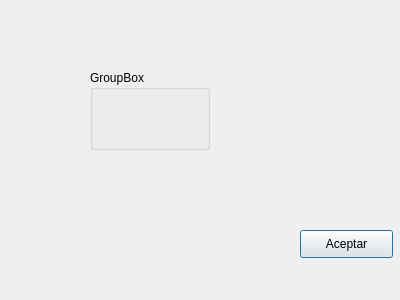
<?xml version="1.0" encoding="UTF-8"?>
<ui version="4.0">
 <class>Dialog</class>
 <widget class="QDialog" name="Dialog">
  <property name="geometry">
   <rect>
    <x>0</x>
    <y>0</y>
    <width>400</width>
    <height>300</height>
   </rect>
  </property>
  <property name="windowTitle">
   <string>Dialog</string>
  </property>
  <widget class="QPushButton" name="pushButton">
   <property name="geometry">
    <rect>
     <x>300</x>
     <y>230</y>
     <width>93</width>
     <height>28</height>
    </rect>
   </property>
   <property name="text">
    <string>Aceptar</string>
   </property>
  </widget>
  <widget class="QGroupBox" name="groupBox">
   <property name="geometry">
    <rect>
     <x>90</x>
     <y>70</y>
     <width>120</width>
     <height>80</height>
    </rect>
   </property>
   <property name="title">
    <string>GroupBox</string>
   </property>
  </widget>
 </widget>
 <resources/>
 <connections/>
</ui>
